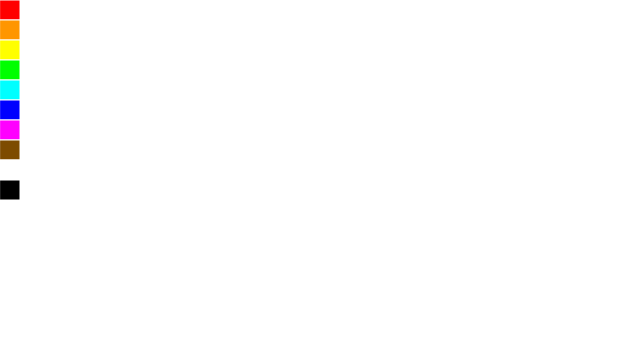
Frame 1 (no input)
Frame 60 (no input): identical to frame 1, image omitted
Frame 120 (the mouse pressed at the canvas centre since frame 60): identical to frame 1, image omitted

The p5.js sketch that drew this single still picture (run headless with seeded random() and noise() and a simulated clock; from frame 60 on, the mouse is pressed at the canvas centre):

// p5.js sketch
// ── sketch.js
/*
 * Name: Thanh Trinh
 * CSC 2463 Graphics Assignment 2
 */

var strokeColor;
function setup() {
	createCanvas(640,360);
	
	stroke(255);
	strokeWeight(1);
	fill(255,0,0); //red
	rect(0,0,20,20);
	fill(255,150,0); //orange
	rect(0,20,20,20);
	fill(255,255,0); //yellow
	rect(0,40,20,20);
	fill(0,255,0); //green
	rect(0,60,20,20);
	fill(0,255,255); //cyan
 	rect(0,80,20,20);  
	fill(0,0,255); //blue
  	rect(0,100,20,20);
  	fill(255,0,255); //magenta
  	rect(0,120,20,20);
  	fill(125,75,0); //brown
  	rect(0,140,20,20);
  	fill(255,255,255); //white
  	rect(0,160,20,20);
  	fill(0,0,0); //black
  	rect(0,180,20,20);
}

function mousePressed() {
	if(mouseX <= 20 && mouseY <= 20) {
		strokeColor = stroke(255,0,0);
	}
	if(mouseX <= 20 && (mouseY > 20 && mouseY <= 40)) {
		strokeColor = stroke(255,150,0);
	}
	if(mouseX <= 20 && (mouseY > 40 && mouseY <= 60)) {
		strokeColor = stroke(255,255,0); //yellow
	}
	if(mouseX <= 20 && (mouseY > 60 && mouseY <= 80)) {
		strokeColor = stroke(0,255,0); //green
	}
	if(mouseX <= 20 && (mouseY > 80 && mouseY <= 100)) {
		strokeColor = stroke(0,255,255); //cyan
	}
	if(mouseX <= 20 && (mouseY > 100 && mouseY <= 120)) {
		strokeColor = stroke(0,0,255); //blue
	}
	if(mouseX <= 20 && (mouseY > 120 && mouseY <= 140)) {
	  	strokeColor = stroke(255,0,255); //magenta
	}
	if(mouseX <= 20 && (mouseY > 140 && mouseY <= 160)) {
  		strokeColor = stroke(125,75,0); //brown
  	}
	if(mouseX <= 20 && (mouseY > 160 && mouseY <= 180)) {
	  	strokeColor = stroke(255,255,255); //white
	}	
 	if(mouseX <= 20 && (mouseY > 180 && mouseY <= 200)) {
  		strokeColor = stroke(0,0,0); //black
	}

}

function draw() {
  	if(mouseIsPressed) {
  		if((mouseX > 25 || mouseY > 205) && (pmouseX > 25 || pmouseY > 205)) {
  			strokeCap(ROUND);
	  		strokeColor;
			strokeWeight(10);

			line(mouseX,mouseY,pmouseX,pmouseY);
  		}
  	}
}
